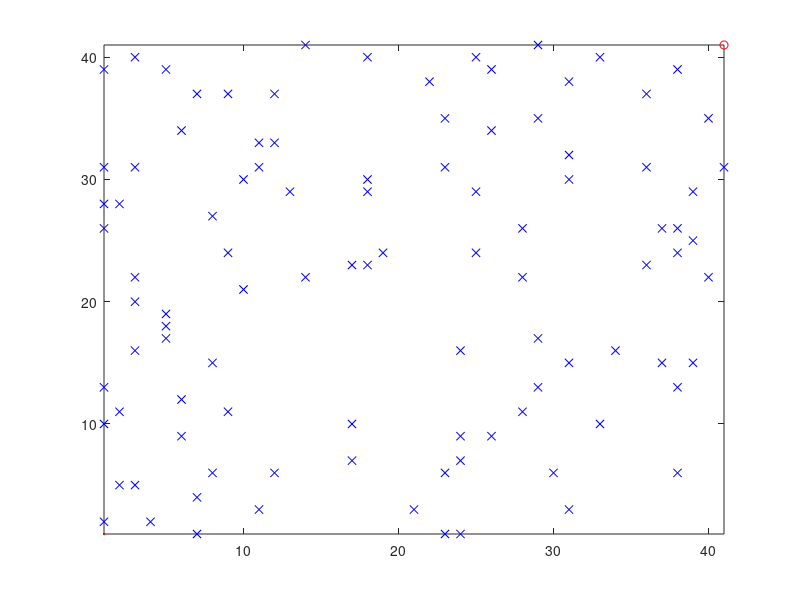

This figure's MATLAB source:
clear all; close all;

% Grid length (between 1 and 41)
l = 41;

% Probabilities
p_same_dir = [0.8 0.2]; 
p_change_dir = [0.6 0.4];

% start and end point
start = [1 ; 1];
target = [41 ; 41];

% (horizontal, vertical) coordinates of critical organs

C = [    18    30
     1    13
     7     4
     8    15
    17    23
    18    29
     9    37
     2    28
    18    23
     6     9
    33    40
    13    29
    36    37
     4     2
     7    37
     5    18
    40    22
    29    13
    29    35
     1    31
    41    31
    12    33
     5    19
    38    13
    12     6
     1    28
     9    11
    21     3
    24     7
    25    29
     5    17
    29    17
     3    22
    28    22
    39    25
    38     6
     6    34
    17     7
    39    15
    31    30
    37    26
    31    15
    12    37
    18    40
    28    26
     5    39
    19    24
    17    10
    38    24
     1    26
    14    22
    37    15
    38    26
     1    39
    29    41
     8     6
    39    29
     3    31
    31    38
    30     6
     1     2
     2    11
    36    23
    23    35
     6    12
    25    40
    24     1
    33    10
    34    16
    36    31
    23     6
     3     5
     2     5
    10    30
    23     1
     3    40
    24     9
    11    31
     9    24
    40    35
    10    21
    26    34
     7     1
     3    20
    25    24
    14    41
    24    16
    23    31
    28    11
     3    16
    26     9
    31     3
    11    33
     8    27
    22    38
    11     3
    31    32
    38    39
     1    10
    26    39];


figure
plot(target(1),target(2),'ro');
axis([1 l 1 l]);
hold on
plot(start(1),start(2),'r.');
plot(C(:,1),C(:,2),'bx');
hold off